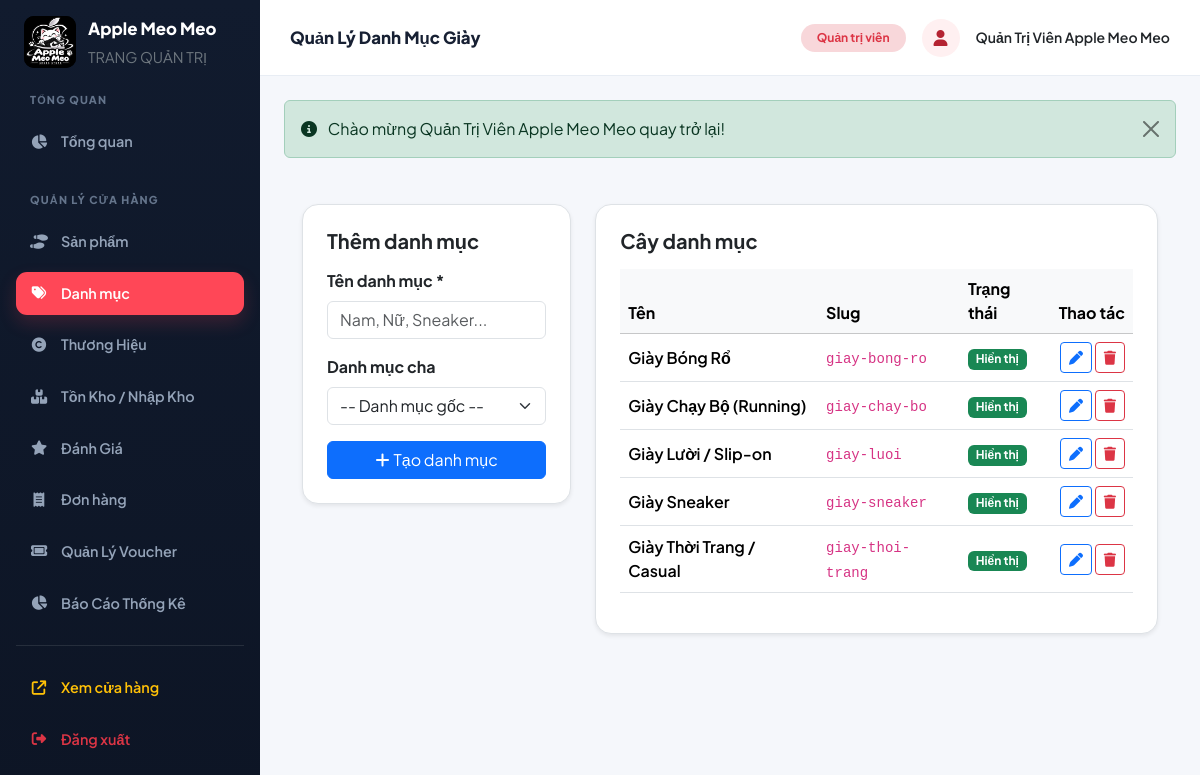
/index.php?act=admin-categories (signed in), run on the app's committed database.
### tables this page shows
CREATE TABLE `categories` (
  `id` bigint unsigned NOT NULL AUTO_INCREMENT,
  `parent_id` bigint unsigned DEFAULT NULL,
  `name` varchar(120) NOT NULL,
  `slug` varchar(150) NOT NULL,
  `status` enum('active','inactive') NOT NULL DEFAULT 'active',
  PRIMARY KEY (`id`),
  UNIQUE KEY `slug` (`slug`),
  KEY `parent_id` (`parent_id`),
  CONSTRAINT `categories_ibfk_1` FOREIGN KEY (`parent_id`) REFERENCES `categories` (`id`) ON DELETE SET NULL
);

### app/Core/BaseController.php (called while the page is built, shortened)
<?php
abstract class BaseController
{
    protected function adminView(string $viewPath, array $data = []): void
    {
        extract($data);
        $viewFile = __DIR__ . '/../Views/admin/' . $viewPath . '.php';
        require_once $viewFile;
    }
}

### app/Controllers/Admin/CategoryController.php (called while the page is built, shortened)
<?php
class CategoryController extends BaseController
{
    private Category $categoryModel;
    public function __construct()
    {
        $this->categoryModel = new Category();
    }
    public function index(): void
    {
        $categories = $this->categoryModel->getFlatList();
        $this->adminView('categories/index', [
            'pageTitle'  => 'Quản Lý Danh Mục Giày',
            'categories' => $categories,
            'parentCategories' => $this->categoryModel->getFlatList(true),
        ]);
    }
}

### index.php (called while the page is built, shortened)
<?php
spl_autoload_register(function (string $class): void {
    $prefix = 'App\\';
    $relativeClass = substr($class, strlen($prefix));
    $file = ROOT_PATH . '/app/' . str_replace('\\', DIRECTORY_SEPARATOR, $relativeClass) . '.php';
});
require_once ROOT_PATH . '/app/Core/Helper.php';
$router = new App\Core\Router();
$router->dispatch();

### app/Core/Helper.php (called while the page is built, shortened)
<?php
if (!function_exists('base_url')) {
    function base_url(string $path = ''): string
    {
        static $baseUrl = null;
        if ($baseUrl === null) {
            $config = require __DIR__ . '/../../config/app.php';
            if (!empty($config['base_url'])) {
                $baseUrl = rtrim($config['base_url'], '/');
            } elseif (PHP_SAPI === 'cli') {
                $baseUrl = 'http://localhost/www/ban%20giay2';
            } else {
                $protocol = (!empty($_SERVER['HTTPS']) && $_SERVER['HTTPS'] !== 'off') ? 'https://' : 'http://';
                $host = $_SERVER['HTTP_HOST'] ?? 'localhost';
                $scriptName = str_replace('\\', '/', dirname($_SERVER['SCRIPT_NAME'] ?? ''));
                $scriptDir = ($scriptName === '/' || $scriptName === '.') ? '' : $scriptName;
                $baseUrl = rtrim($protocol . $host . $scriptDir, '/');
            }
        }
        return $baseUrl . ($path ? '/' . ltrim($path, '/') : '');
    }
}
if (!function_exists('route_url')) {
    function route_url(string $act = '', array $params = []): string
    {
        $query = [];
        if ($act !== '') {
            $query['act'] = $act;
        }
        foreach ($params as $k => $v) {
            $query[$k] = $v;
        }
        $queryString = http_build_query($query);
        return base_url($queryString ? 'index.php?' . $queryString : '');
    }
}

### app/Models/Category.php (called while the page is built, shortened)
<?php
class Category extends BaseModel
{
    public function getFlatList(bool $activeOnly = false): array
    {
        $where = $activeOnly ? "WHERE status = 'active'" : '';
        $categories = $this->fetchAll("SELECT id, parent_id, name, slug, status FROM categories {$where} ORDER BY name ASC");
        $result = [];
        return $result;
    }
}

### app/Core/BaseModel.php (called while the page is built, shortened)
<?php
abstract class BaseModel
{
    protected PDO $db;
    public function __construct()
    {
        $this->db = Database::getConnection();
    }
    public function query(string $sql, array $params = []): PDOStatement
    {
        $stmt = $this->db->prepare($sql);
        $stmt->execute($params);
        return $stmt;
    }
    public function fetchAll(string $sql, array $params = []): array
    {
        return $this->query($sql, $params)->fetchAll();
    }
}

### config/database.php (called while the page is built)
<?php
return [
    'host'     => '127.0.0.1',
    'port'     => '3306',
    'dbname'   => 'bangiay2',
    'username' => 'root',
    'password' => '',
    'charset'  => 'utf8mb4',
    'options'  => [
        PDO::ATTR_ERRMODE            => PDO::ERRMODE_EXCEPTION,
        PDO::ATTR_DEFAULT_FETCH_MODE => PDO::FETCH_ASSOC,
        PDO::ATTR_EMULATE_PREPARES   => false,
        PDO::MYSQL_ATTR_INIT_COMMAND => "SET sql_mode=(SELECT REPLACE(@@sql_mode,'ONLY_FULL_GROUP_BY',''))",
    ],
];

### app/Core/Database.php (called while the page is built, shortened)
<?php
class Database
{
    private static ?PDO $instance = null;
    public static function getConnection(): PDO
    {
        if (self::$instance === null) {
            $config = require __DIR__ . '/../../config/database.php';
            $dsn = sprintf(
                'mysql:host=%s;port=%s;dbname=%s;charset=%s',
                $config['host'],
                $config['port'],
                $config['dbname'],
                $config['charset']
            );
            try {
                self::$instance = new PDO(
                    $dsn,
                    $config['username'],
                    $config['password'],
                    $config['options']
                );
            } catch (PDOException $e) {
                die('Lỗi kết nối cơ sở dữ liệu: ' . $e->getMessage());
            }
        }
        return self::$instance;
    }
}

### app/Views/admin/categories/index.php (the view, shortened to what this page needs)
<div class="container-fluid">
    <div class="row g-4">
        <div class="col-lg-4">
            <div class="bg-white p-4 rounded-4 border shadow-sm">
                <h5 class="fw-bold mb-3">Thêm danh mục</h5>
                <form action="<?= route_url('admin-category-store') ?>" method="POST">
                    <div class="mb-3">
                        <label class="form-label fw-bold" for="categoryName">Tên danh mục *</label>
                        <input id="categoryName" type="text" name="name" class="form-control" maxlength="120" required placeholder="Nam, Nữ, Sneaker...">
                    </div>
                    <div class="mb-3">
                        <label class="form-label fw-bold" for="categoryParent">Danh mục cha</label>
                        <select id="categoryParent" name="parent_id" class="form-select">
                            <option value="">-- Danh mục gốc --</option>
                        </select>
                    </div>
                    <button type="submit" class="btn btn-primary w-100"><i class="fa-solid fa-plus me-1"></i>Tạo danh mục</button>
                </form>
            </div>
        </div>
        <div class="col-lg-8">
            <div class="bg-white p-4 rounded-4 border shadow-sm">
                <h5 class="fw-bold mb-3">Cây danh mục</h5>
                <div class="table-responsive">
                    <table class="table align-middle table-hover">
                        <thead class="table-light"><tr><th>Tên</th><th>Slug</th><th>Trạng thái</th><th class="text-end">Thao tác</th></tr></thead>
                        <tbody>
                        <?php foreach ($categories as $category): ?>
                            <tr>
                                <td class="fw-semibold"><?= str_repeat('&mdash; ', (int)($category['depth'] ?? 0)) ?><?= htmlspecialchars($category['name']) ?></td>
                                <td><code><?= htmlspecialchars($category['slug']) ?></code></td>
                                <td><span class="badge <?= $category['status'] === 'active' ? 'bg-success' : 'bg-secondary' ?>"><?= $category['status'] === 'active' ? 'Hiển thị' : 'Tạm ẩn' ?></span></td>
                                <td class="text-end text-nowrap">
                                    <a class="btn btn-sm btn-outline-primary" href="<?= route_url('admin-category-edit', ['id' => $category['id']]) ?>"><i class="fa-solid fa-pen"></i></a>
                                    <form class="d-inline" method="POST" action="<?= route_url('admin-category-delete') ?>" onsubmit="return confirm('Xóa danh mục này? Sản phẩm sẽ bị bỏ phân loại.')">
                                        <button class="btn btn-sm btn-outline-danger" type="submit"><i class="fa-solid fa-trash"></i></button>
                                    </form>
                                </td>
                            </tr>
                        <?php endforeach; ?>
                        </tbody>
                    </table>
                </div>
            </div>
        </div>
    </div>
</div>

### data on the page
categories: name "Giày Bóng Rổ", slug "giay-bong-ro", status "Hiển thị"
categories: name "Giày Chạy Bộ (Running)", slug "giay-chay-bo", status "Hiển thị"
categories: name "Giày Lười / Slip-on", slug "giay-luoi", status "Hiển thị"
categories: name "Giày Sneaker", slug "giay-sneaker", status "Hiển thị"
categories: name "Giày Thời Trang / Casual", slug "giay-thoi-trang", status "Hiển thị"

### other printed values
$pageTitle "Quản Lý Danh Mục Giày"
auth()['full_name'] "Quản Trị Viên Apple Meo Meo"
$flash['message'] "Chào mừng Quản Trị Viên Apple Meo Meo quay trở lại!"
